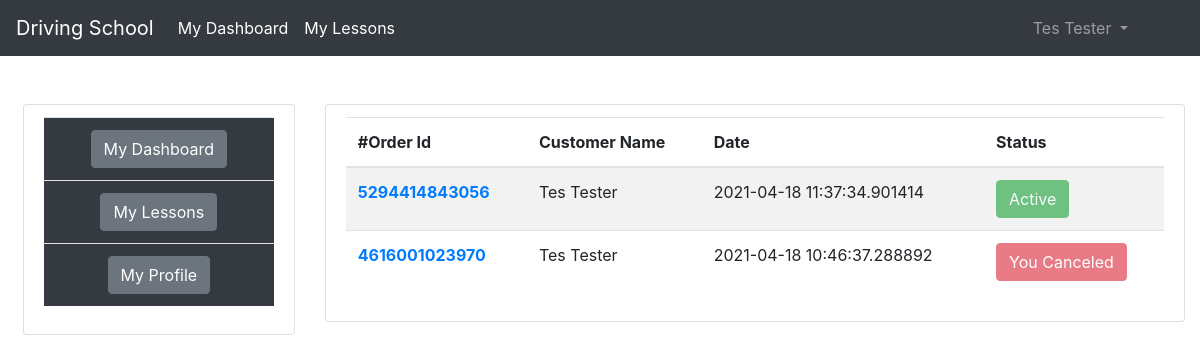
The page /instructor/home-instructor (signed in) on the database as committed earlier.
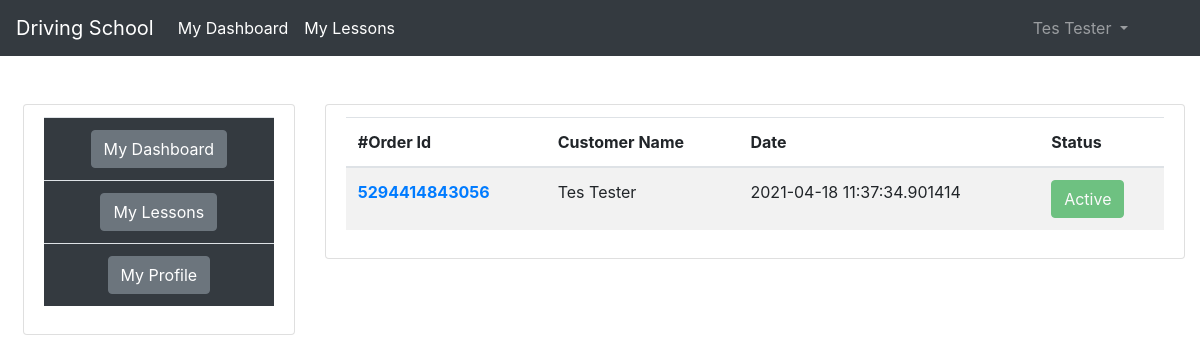
The same page on the database as committed later.
### order/models.py (models this page shows, shortened)
class Order(models.Model):
    user = models.ForeignKey(User, on_delete=models.CASCADE)
    Lesson = models.ForeignKey(products, on_delete=models.CASCADE, blank=True, null=True)
    Instructor = models.ForeignKey(instructor_information, on_delete=models.CASCADE, blank=True, null=True)
    order_id = models.CharField(max_length=1000)
    Lesson_price = models.CharField(max_length=1000)
    first_name = models.CharField(max_length=1000)
    last_name = models.CharField(max_length=1000)
    email = models.CharField(max_length=1000)
    phone = models.CharField(max_length=100)
    address = models.CharField(max_length=1000)
    zip = models.CharField(max_length=1000)
    ordered = models.BooleanField(default=False)
    instructor_cancel_order = models.BooleanField(default=False)
    customer_cancel_order = models.BooleanField(default=False)
    order_date = models.CharField(max_length=1000)

### instructor/views.py (the view)
# urls.py: path('home-instructor', views.home_instructor, name='home_instructor'),  # Instructor home
def home_instructor(request):
    user_id = request.session.get('instructor_id')
    get_instructor_by_id = instructor_information.objects.get(id=user_id)
    filter_order_by_instructor = Order.objects.filter(Instructor=get_instructor_by_id, ordered=True).order_by('-id')
    context = {'filter_order_by_instructor': filter_order_by_instructor}
    return render(request, 'index_instructor.html', context)

### templates/index_instructor.html (shortened to what this page needs)
{% extends 'base_instructor.html' %}
{% block body %}
<ul class="list-group container">
	<li class="list-group-item">
		<table class="table table-striped">
			<thead>
				<tr>
					<th scope="col">#Order Id</th>
					<th scope="col">Customer Name</th>
					<th scope="col">Date</th>
					<th scope="col">Status</th>
				</tr>
			</thead>
			<tbody>
				{% if filter_order_by_instructor %}
				{% for i in filter_order_by_instructor %}
				<tr>
					<th scope="row"><a href="{% url 'order_details' i.id %}">{{i.order_id}}</a></th>
					<td>{{i.user.first_name}} {{i.user.last_name}}</td>
					<td>{{i.order_date}}</td>
					<td>
						{% if i.customer_cancel_order %}
						<button type="button" class="btn btn-danger" data-toggle="modal" data-target="#exampleModal"
							disabled>
							Customer Cancelled
						</button>
						{% elif i.instructor_cancel_order %}
						<button type="button" class="btn btn-danger" disabled>
							You Canceled
						</button>
						{% else %}
						<button type="button" class="btn btn-success" disabled>
							Active
						</button>
						{% endif %}
					</td>
				</tr>
				{% endfor %}
				{% else %}
				<tr>
					<th class="text-center" colspan="4">You Have No Order !!</th>
				</tr>
				{% endif %}
			</tbody>
		</table>
	</li>
</ul>
{% endblock %}

Rows that differ between the two databases and show on the page:
removed Order: order_id "4616001023970", user.first_name "Tes", user.last_name "Tester", order_date "2021-04-18 10:46:37.288892", customer_cancel_order "You Canceled"
